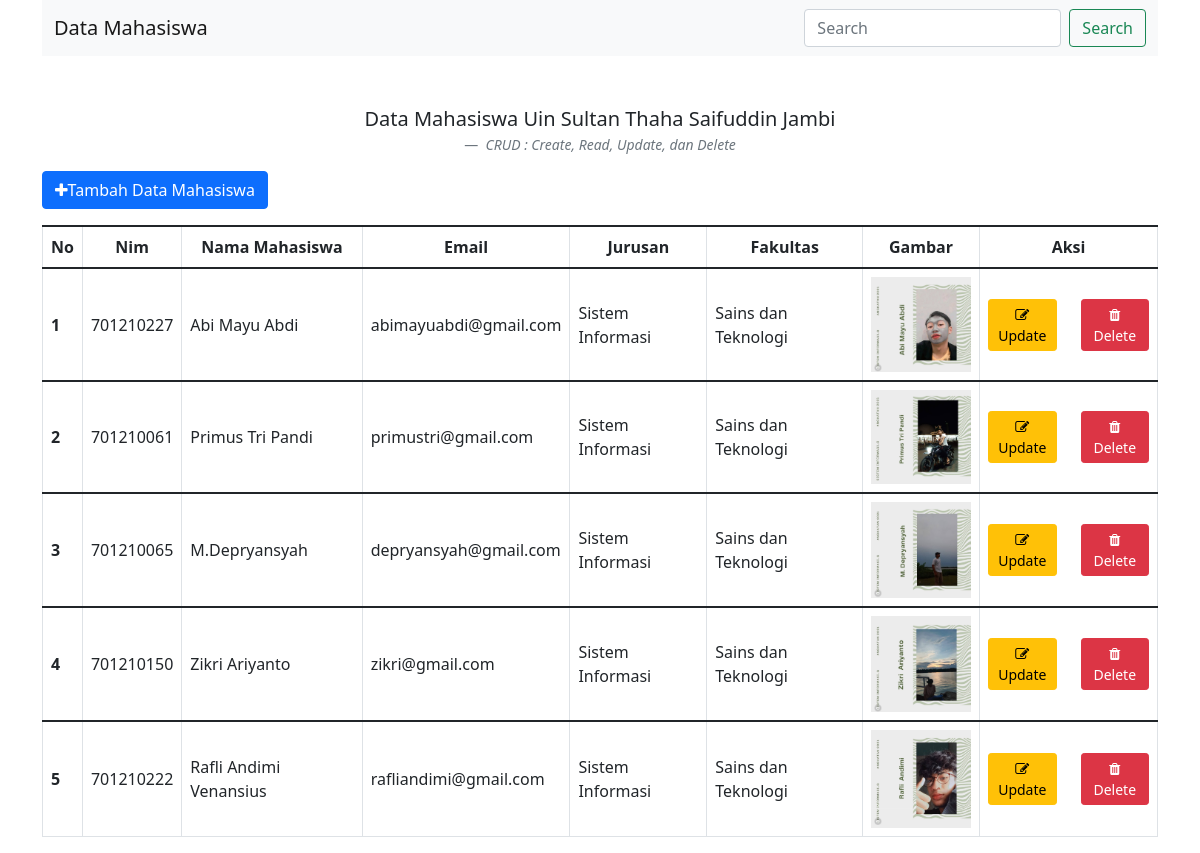
The page / on the database its author committed.
### tables this page shows
CREATE TABLE `mahasiswa` (
  `id` int(100) NOT NULL,
  `Nim` int(50) NOT NULL,
  `Nama Mahasiswa` varchar(100) NOT NULL,
  `Email` varchar(100) NOT NULL,
  `Jurusan` varchar(100) NOT NULL,
  `Fakultas` varchar(100) NOT NULL,
  `Gambar` varchar(100) NOT NULL
);

### functions.php (called while the page is built, shortened)
<?php
$conn = mysqli_connect("localhost", "root", "", "database crud mahasiswa");
function query($query) {
    global $conn;
    $result = mysqli_query($conn, $query);
    $rows = [];
    while( $row = mysqli_fetch_assoc($result) ) {
        $rows[] = $row;
    }
    return $rows;
}
?>

### index.php (the view, shortened to what this page needs)
<?php
require 'functions.php';
$mahasiswa = query("SELECT * FROM mahasiswa");
?>
<!doctype html>
<html lang="en">
  <head>
    <link href="https://cdn.jsdelivr.net/npm/bootstrap@5.1.3/dist/css/bootstrap.min.css" rel="stylesheet">
    <link rel="stylesheet" href="https://maxcdn.bootstrapcdn.com/font-awesome/4.5.0/css/font-awesome.min.css" />
  </head>
  <body>
    <div class="container">
    <nav class="navbar navbar-light bg-light">
  <div class="container-fluid">
    <a class="navbar-brand">Data Mahasiswa</a>
    <form action="" method="post" class="d-flex">
      <input class="form-control me-2" type="text" name= "keyword" placeholder="Search" aria-label="Search" autofocus autocomplete="off">
      <button class="btn btn-outline-success" type="submit" name="cari">Search</button>
    </form>
  </div>
</nav>
<figure class="text-center mt-5">
  <blockquote class="blockquote">
    <p>Data Mahasiswa Uin Sultan Thaha Saifuddin Jambi</p>
  </blockquote>
  <figcaption class="blockquote-footer">
    <cite title="Source Title">CRUD : Create, Read, Update, dan Delete</cite>
  </figcaption>
</figure>
<a href="Tambah.php" class="btn btn-primary btn-md mb-3"><i class="fa fa-plus"></i>Tambah Data Mahasiswa</a>
<table class="table table-hover table-bordered align-middle">
    <thead class="table-dark">
  <thead>
    <tr align = middle>
      <th scope="col">No</th>
      <th scope="col">Nim</th>
      <th scope="col">Nama Mahasiswa</th>
      <th scope="col">Email</th>
      <th scope="col">Jurusan</th>
      <th scope="col">Fakultas</th>
      <th scope="col">Gambar</th>
      <th scope="col">Aksi</th>
    </tr>
  </thead>
  <?php $i = 1;?>
  <?php foreach ($mahasiswa as $row ) : ?>
  <tbody>
    <tr>
      <th><?= $i ; ?></th>
      <td><?= $row["Nim"]; ?></td>
        <td><?= $row["Nama Mahasiswa"]; ?></td>
        <td><?= $row["Email"]; ?></td>
        <td><?= $row["Jurusan"]; ?></td>
        <td><?= $row["Fakultas"]; ?></td>
        <td><img src="FotoCRUD/<?php echo $row["Gambar"];?>" width="100px"></td>
        <td>
        <div class='row'>
                    <div class='col d-flex justify-content-center'>
                    <a href='Update.php?id=<?= $row["id"]; ?>' class='btn btn-sm btn-warning'><i class='fa fa-edit'></i>Update</a>
                    </div>
                    <div class='col d-flex justify-content-center'>
                    <a href='delete.php?id=<?= $row["id"]; ?>' onclick="return confirm('Yakin Ingin Menghapus Data?');" class='btn btn-sm btn-danger'><i class='fa fa-trash'></i>Delete</a>
                    </div>
    </tr>
  </tbody>
  <?php $i++; ?>
  <?php endforeach; ?>
</table>
    </div>
  </body>
</html>

### rows shown on the page
mahasiswa: Nim "701210227", Nama Mahasiswa "Abi Mayu Abdi", Email "abimayuabdi@gmail.com", Jurusan "Sistem Informasi", Fakultas "Sains dan Teknologi", Gambar (picture)
mahasiswa: Nim "701210061", Nama Mahasiswa "Primus Tri Pandi", Email "primustri@gmail.com", Jurusan "Sistem Informasi", Fakultas "Sains dan Teknologi", Gambar (picture)
mahasiswa: Nim "701210065", Nama Mahasiswa "M.Depryansyah", Email "depryansyah@gmail.com", Jurusan "Sistem Informasi", Fakultas "Sains dan Teknologi", Gambar (picture)
mahasiswa: Nim "701210150", Nama Mahasiswa "Zikri Ariyanto", Email "zikri@gmail.com", Jurusan "Sistem Informasi", Fakultas "Sains dan Teknologi", Gambar (picture)
mahasiswa: Nim "701210222", Nama Mahasiswa "Rafli Andimi Venansius", Email "rafliandimi@gmail.com", Jurusan "Sistem Informasi", Fakultas "Sains dan Teknologi", Gambar (picture)
